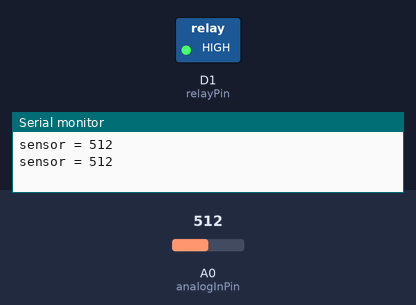
This sketch was run on a simulated ESP8266 (Wemos D1 mini). Shown: switched loads named in the sketch (green lamp = pin HIGH), the last lines printed to the serial monitor. The inputs (shaded band) are chosen by the test bench; at power-on: A0 (analogInPin) = 512.

Above: at 7.8 s.
7.9 s: A0 (analogInPin) set to 490
At 12.6 s:
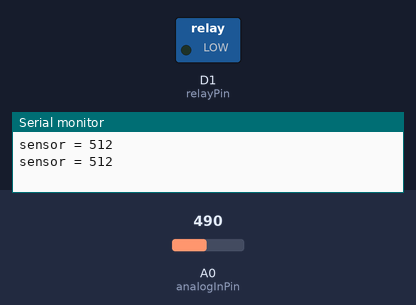
15.7 s: A0 (analogInPin) set to 515
At 16.9 s:
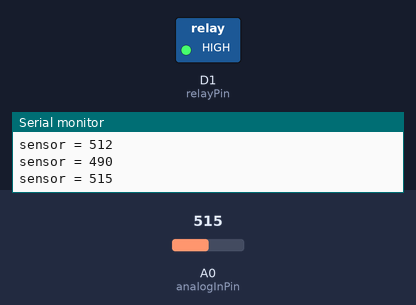
29.2 s: A0 (analogInPin) set to 306
At 29.8 s:
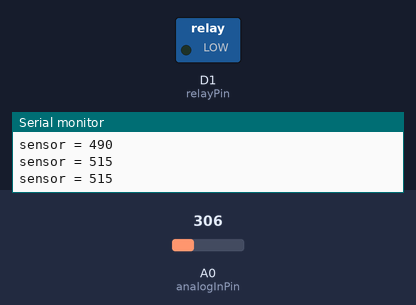
37.0 s: A0 (analogInPin) set to 510
At 38.5 s:
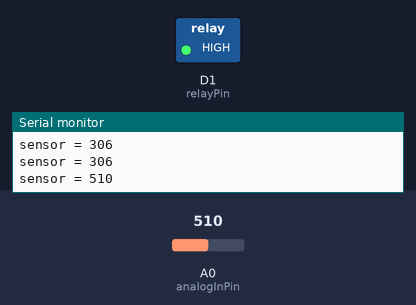
Timing chart, 0 to 51.5 s (numbered marks = the images above; inputs shaded):
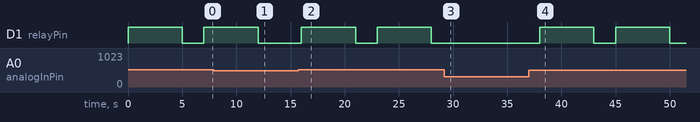

The sketch:

wemos_plant.ino
```cpp
const int relayPin = D1;
const int analogInPin = A0;
int sensorValue = 0;

void setup() {
  pinMode(relayPin, OUTPUT);
  digitalWrite(relayPin, LOW); // turn off
  Serial.begin(115200);
}

void loop() {
  // read the analog in value
  sensorValue = analogRead(analogInPin);

  // print the readings in the Serial Monitor
  Serial.print("sensor = ");
  Serial.println(sensorValue);

  // sensorValue - goes down with more humidity
  if (sensorValue > 500) {
    digitalWrite(relayPin, HIGH); // turn on
    delay(5000);
    digitalWrite(relayPin, LOW); // turn off
  }

  delay(2000);

}
```

Measured:
- the behaviour switches between 500 and 501 on A0 (analogInPin) (found by bisection; images 1 and 2)
- after the input at 7.9 s, D1 (relayPin): goes on until 12.0 s, then stays LOW
- after the input at 15.7 s, D1 (relayPin): alternates HIGH for 5.0 s and LOW for 2.0 s, starting after 0.30 s
- after the input at 29.2 s, D1 (relayPin): stays LOW (without the input it goes to HIGH after 0.80 s)
- after the input at 37.0 s, D1 (relayPin): alternates HIGH for 5.0 s and LOW for 2.0 s, starting after 1.0 s
